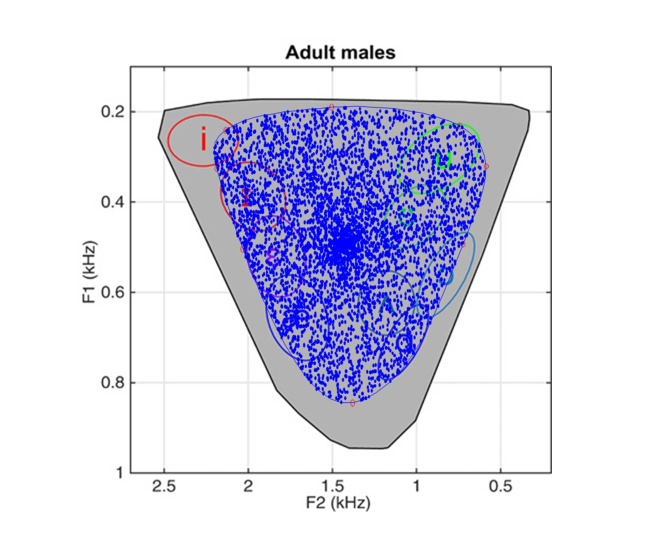
#> input picture article/Figure7.jpg, 1311 x 1094 px (shown at 1/2 size)
$ python digitize_fig7.py
#> lines starting #> are read from the running program, lines starting #| are printed output that depends on the picture; after the words box and inside, x2 and y2 are one past the last pixel; in counts of white or black regions, pixels touching at a corner belong together
"""Digitize the submitted Figure7.jpg (Boe et al. 2019 overlay).

Builds ``../data/fig7_digitized.npz`` used by :mod:`fig7_overlay`:
  * human-space envelope (black outline of the gray region),
  * 7-parameter Monte-Carlo cloud (blue pixels, subsampled),
  * axis calibration by the gridlines (F2 reversed: 328 px -> 2.5 kHz,
    168 px / 0.5 kHz; F1: 222 px -> 0.2 kHz, 181 px / 0.2 kHz).
The vowel ellipses used by fig7_overlay.py are read visually on the
original and hard-coded there.  Run once from this folder:

    python digitize_fig7.py
"""

import os

import numpy as np
from PIL import Image
from scipy import ndimage

HERE = os.path.dirname(os.path.abspath(__file__))
IMG = os.path.join(HERE, '..', 'article', 'Figure7.jpg')
OUT = os.path.join(HERE, '..', 'data', 'fig7_digitized.npz')

img = np.asarray(Image.open(IMG).convert('RGB')).astype(int)
H, W = img.shape[:2]
#> H = 1094; W = 1311
R, G, B = img[..., 0], img[..., 1], img[..., 2]
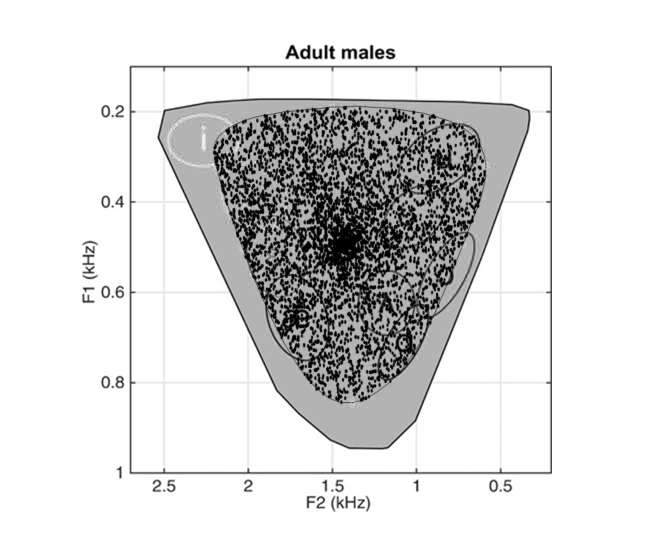
#> R: shape (1094, 1311) int64 (shown at 1/2 size); min 0, max 255, mean 219.8
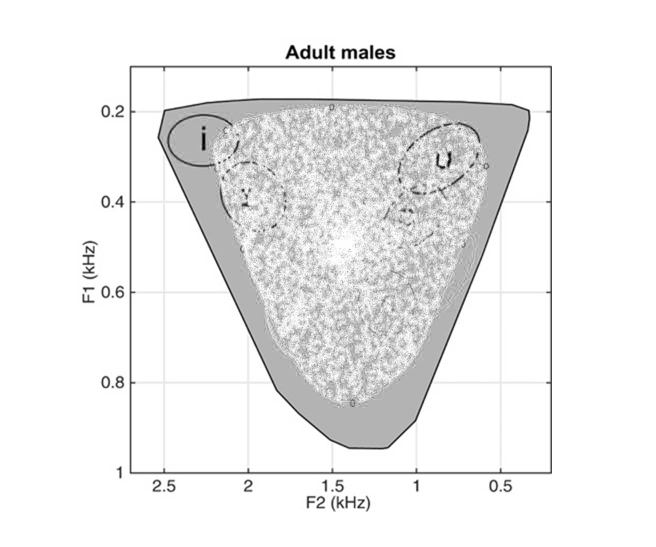
#> B: shape (1094, 1311) int64 (shown at 1/2 size); min 0, max 255, mean 237.7


def F2(x):
    return 2.5 - (x - 328) * 0.5 / 168.0


def F1(y):
    return 0.2 + (y - 222) * 0.2 / 181.0


BX0, BX1, BY0, BY1 = 265, 1099, 137, 941
out = {}

# ---- envelope: largest black component inside the box ------------------
black = (R < 90) & (G < 90) & (B < 90)
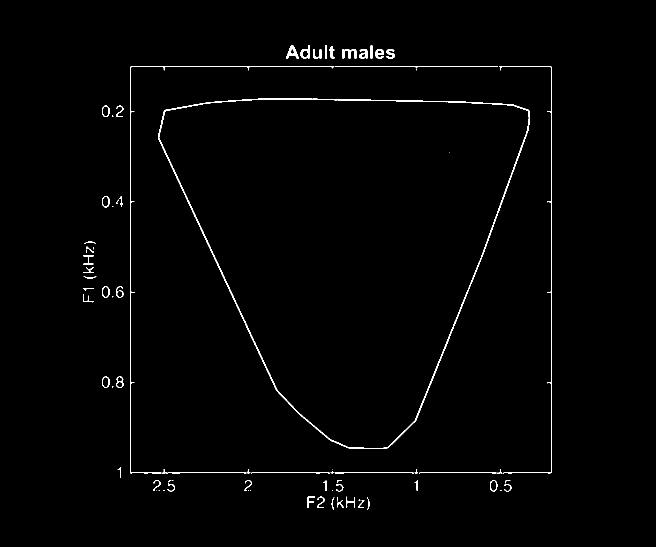
#> black: shape (1094, 1311) bool (shown at 1/2 size); 1.1% white in thin lines or dots, all inside (x1, y1, x2, y2) = (166, 91, 1104, 1020)
inner = black.copy()
inner[:BY0, :] = False
inner[BY1:, :] = False
inner[:, :BX0] = False
inner[:, BX1:] = False
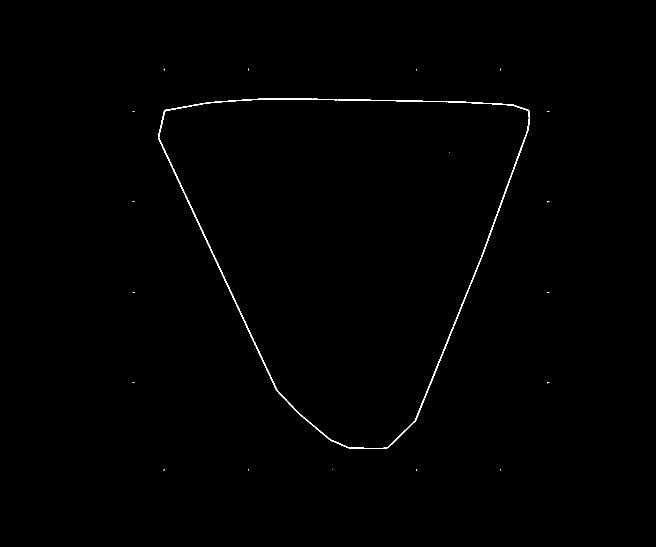
#> inner: shape (1094, 1311) bool (shown at 1/2 size); 0.42% white in thin lines or dots, all inside (x1, y1, x2, y2) = (265, 137, 1099, 941)
lab, n = ndimage.label(inner)
#> lab: shape (1094, 1311) int32; 20 distinct labels, from 0 to 19
#> n = 19
sizes = ndimage.sum(inner, lab, range(1, n + 1))
#> sizes = 19 values, max 5903 at index 4, min 1 at index 7, mean 314.5
ys, xs = np.where(lab == (np.argmax(sizes) + 1))
#> ys = 5903 values from 197 to 897; xs = 5903 values, max 1059 at index 1826, min 316 at index 2041, mean 692.1
cx, cy = xs.mean(), ys.mean()
#> cx = 692.1; cy = 472
order = np.argsort(np.arctan2(ys - cy, xs - cx))
#> order = 5903 values, max 5902 at index 4381, min 0 at index 1156, mean 2951
out['env_f2'] = F2(xs[order][::8])
out['env_f1'] = F1(ys[order][::8])

# ---- blue cloud: subsampled pixels --------------------------------------
blue = (B > 140) & (B > R + 40) & (G < B - 20)
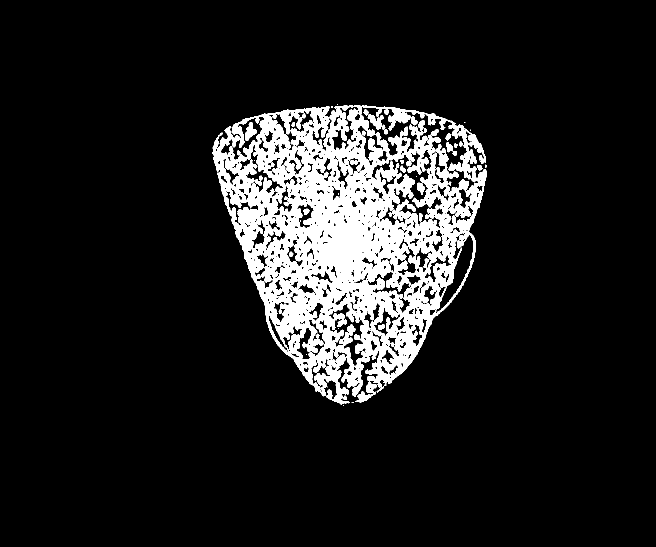
#> blue: shape (1094, 1311) bool (shown at 1/2 size); 11.3% white; 53 white regions (22 under 20 px), largest, box (x1, y1, x2, y2) and area: (425, 210, 974, 809) 158438, (735, 228, 776, 269) 616, (490, 244, 513, 281) 468
blue[:BY0, :] = False
blue[BY1:, :] = False
blue[:, :BX0] = False
blue[:, BX1:] = False
ys, xs = np.where(blue)
sel = np.random.RandomState(0).choice(len(xs),
                                      size=min(9000, len(xs)), replace=False)
#> sel = 9000 values, max 162140 at index 1056, min 17 at index 149, mean 81403.8
out['cloud_f2'] = F2(xs[sel])
out['cloud_f1'] = F1(ys[sel])

np.savez(OUT, **out)
print('written', OUT, '| envelope %d pts, cloud %d pts'
      % (len(out['env_f2']), len(out['cloud_f2'])))
#| written scripts/../data/fig7_digitized.npz | envelope 738 pts, cloud 9000 pts

$ run again, with article/Figure1.jpg copied over article/Figure7.jpg
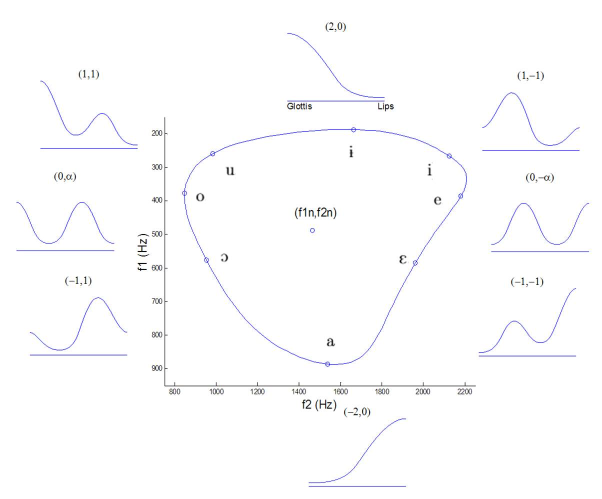
#> input picture article/Figure1.jpg, 1203 x 998 px (shown at 1/2 size)
#> R: shape (998, 1203) int64; 256 distinct labels, from 0 to 255
#> G: shape (998, 1203) int64; 256 distinct labels, from 0 to 255
#> B: shape (998, 1203) int64; 256 distinct labels, from 0 to 255
#> `black = (R < 90) & (G < 90) & (B < 90)`:
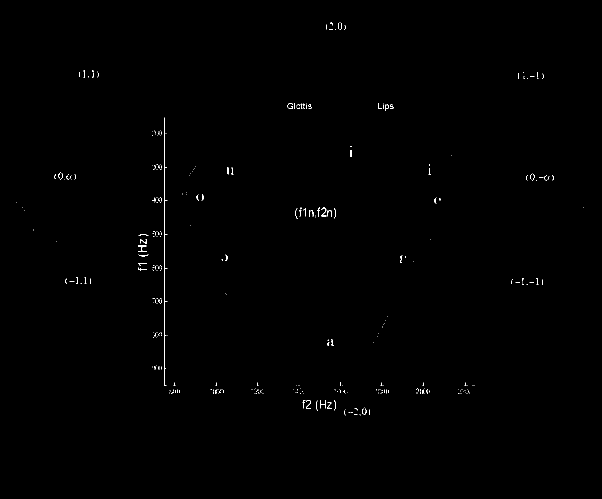
#> black: shape (998, 1203) bool (shown at 1/2 size); 0.27% white in thin lines or dots, all inside (x1, y1, x2, y2) = (33, 45, 1168, 831)
#> lab: shape (998, 1203) int32; 433 distinct labels, from 0 to 432
#> n = 432
#> sizes = 432 values, max 569 at index 46, min 1 at index 6, mean 6.76
#> `ys, xs = np.where(lab == (np.argmax(sizes) + 1))`: ys = 569 values from 235 to 771; xs = 569 values, max 334 at index 176, min 329 at index 0, mean 329.1
#> cx = 329.1; cy = 504.2
#> order = 569 values, max 568 at index 295, min 0 at index 269, mean 284
#> `blue[:, BX1:] = False`:
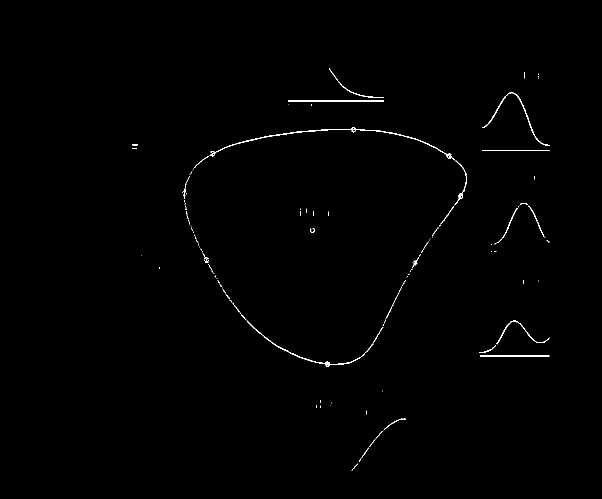
#> blue: shape (998, 1203) bool (shown at 1/2 size); 0.46% white in thin lines or dots, all inside (x1, y1, x2, y2) = (265, 137, 1099, 941)
#> `ys, xs = np.where(blue)`: ys = 5526 values from 137 to 940; xs = 5526 values, max 1098 at index 1998, min 265 at index 1924, mean 778.4
#> sel = 5526 values, max 5525 at index 3746, min 0 at index 5091, mean 2762.5
#| written scripts/../data/fig7_digitized.npz | envelope 72 pts, cloud 5526 pts

$ run again, with article/Figure2.jpg copied over article/Figure7.jpg
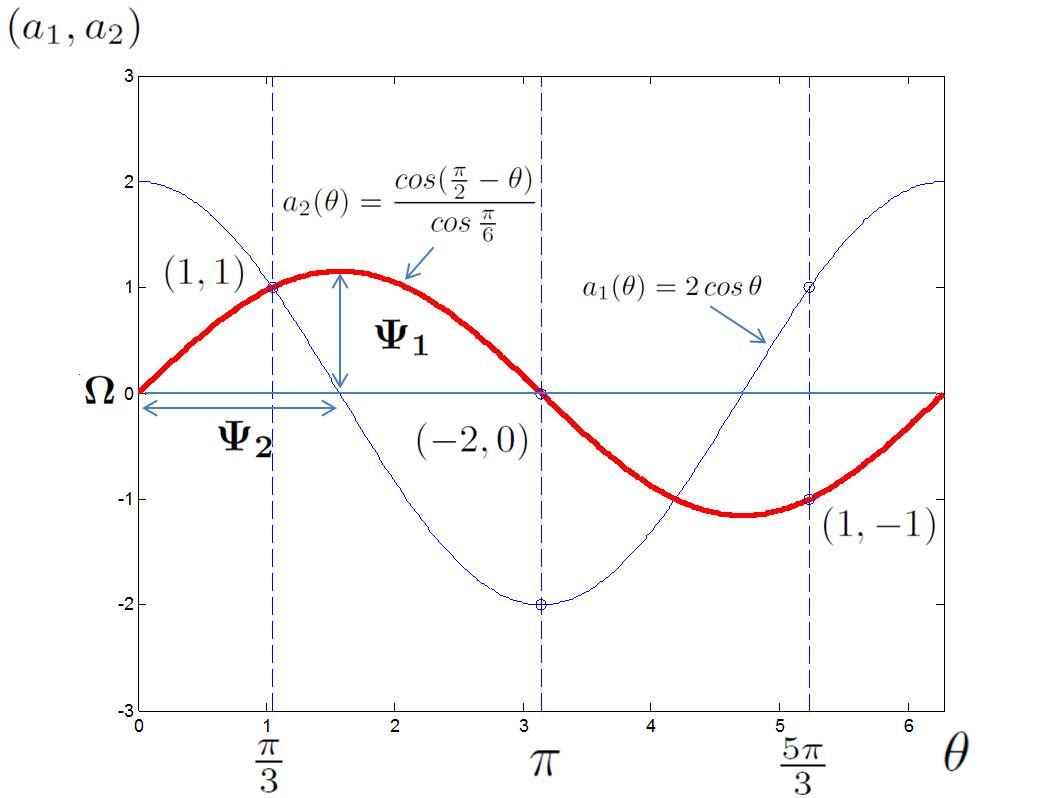
#> input picture article/Figure2.jpg, 1044 x 798 px
#> R: shape (798, 1044) int64; 256 distinct labels, from 0 to 255
#> G: shape (798, 1044) int64; 256 distinct labels, from 0 to 255
#> `R, G, B = img[..., 0], img[..., 1], img[..., 2]`:
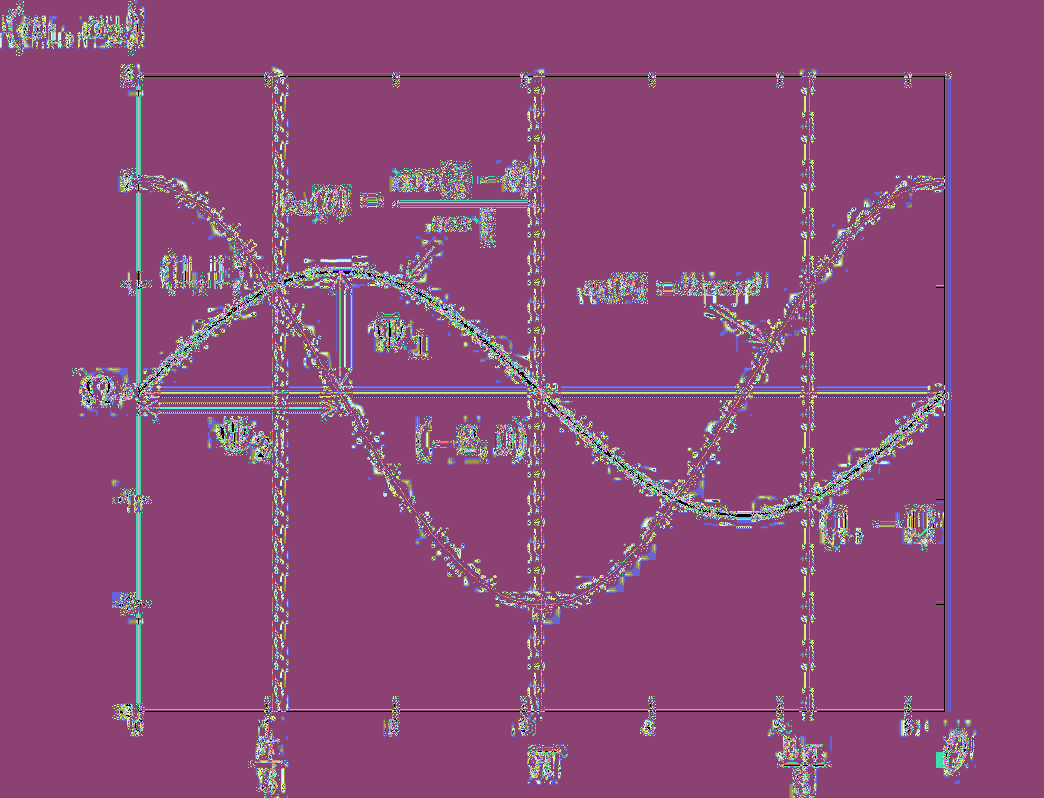
#> B: shape (798, 1044) int64; 256 distinct labels, from 0 to 255; one colour per label, 0 black
#> black: shape (798, 1044) bool; 0.96% white in thin lines or dots
#> lab: shape (798, 1044) int32; 743 distinct labels, from 0 to 742
#> n = 742
#> sizes = 742 values, max 586 at index 687, min 1 at index 1, mean 6.33
#> `ys, xs = np.where(lab == (np.argmax(sizes) + 1))`: ys = 586 values from 703 to 711; xs = 586 values, max 808 at index 585, min 265 at index 42, mean 534.6
#> cx = 534.6; cy = 710.7
#> order = 586 values, max 585 at index 42, min 0 at index 13, mean 292.5
#> `blue[:, :BX0] = False`:
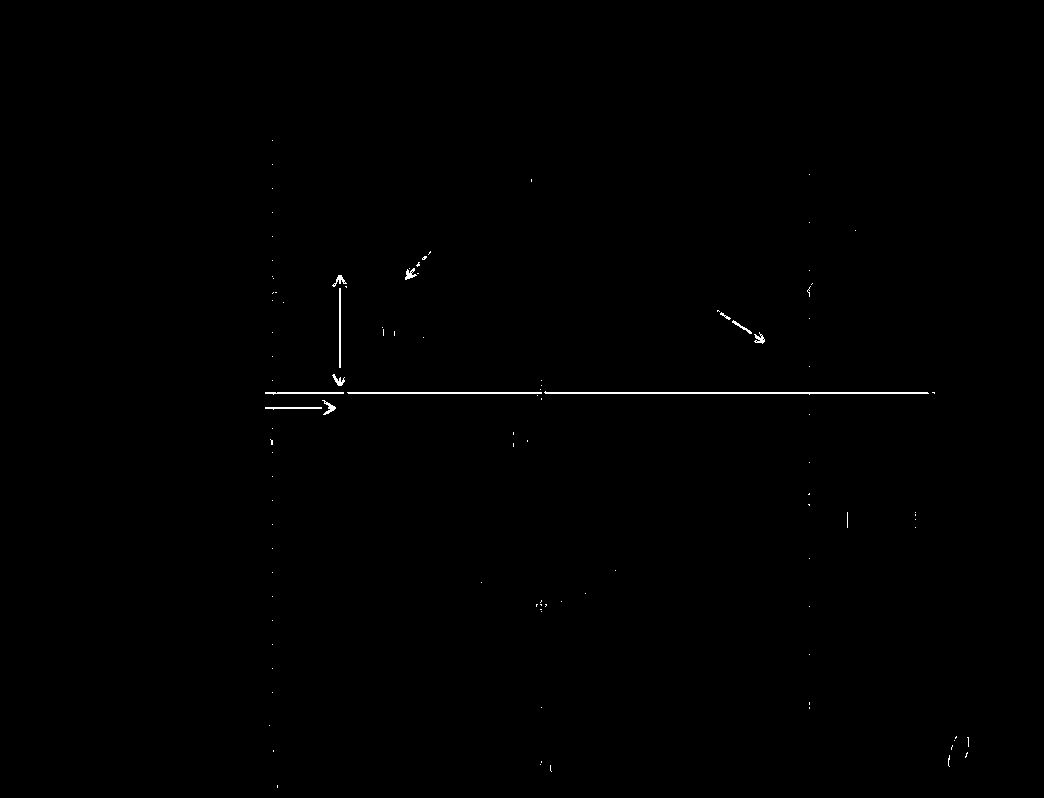
#> blue: shape (798, 1044) bool; 0.27% white in thin lines or dots, all inside (x1, y1, x2, y2) = (265, 140, 969, 788)
#> `ys, xs = np.where(blue)`: ys = 2275 values from 140 to 787; xs = 2275 values, max 968 at index 2221, min 265 at index 611, mean 545.9
#> sel = 2275 values, max 2274 at index 1390, min 0 at index 1804, mean 1137
#| written scripts/../data/fig7_digitized.npz | envelope 74 pts, cloud 2275 pts

$ run again, with article/Figure3.jpg copied over article/Figure7.jpg
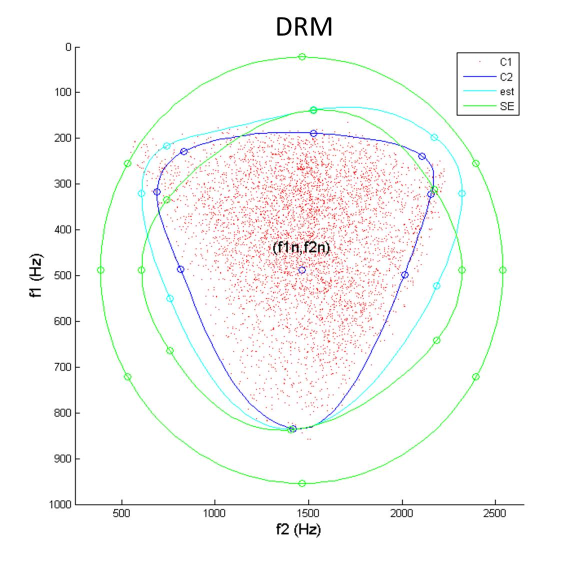
#> input picture article/Figure3.jpg, 1137 x 1132 px (shown at 1/2 size)
#> `black = (R < 90) & (G < 90) & (B < 90)`:
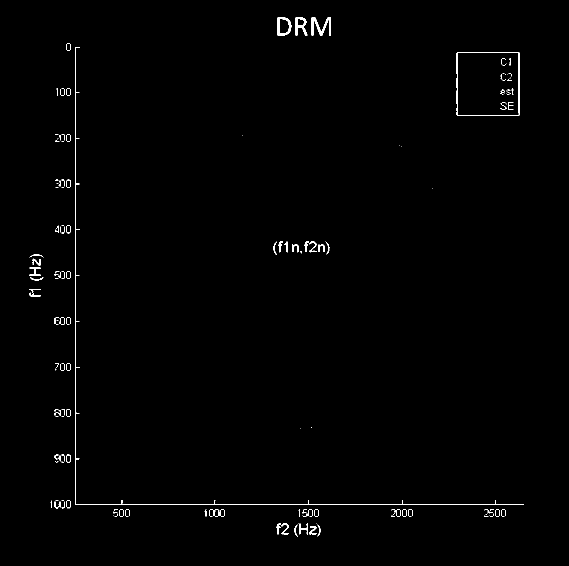
#> black: shape (1132, 1137) bool (shown at 1/2 size); 0.73% white in thin lines or dots, all inside (x1, y1, x2, y2) = (59, 35, 1048, 1074)
#> lab: shape (1132, 1137) int32; 57 distinct labels, from 0 to 56
#> n = 56
#> sizes = 56 values, max 472 at index 0, min 1 at index 3, mean 25.27
#> `ys, xs = np.where(lab == (np.argmax(sizes) + 1))`: ys = 472 values from 137 to 230; xs = 472 values, max 1038 at index 3, min 913 at index 0, mean 978.4
#> cx = 978.4; cy = 195.2
#> order = 472 values, max 471 at index 289, min 0 at index 103, mean 235.5
#> `blue = (B > 140) & (B > R + 40) & (G < B - 20)`:
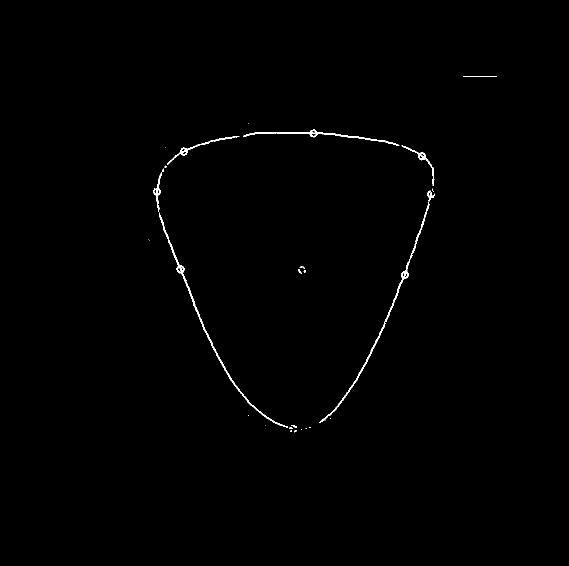
#> blue: shape (1132, 1137) bool (shown at 1/2 size); 0.46% white in thin lines or dots, all inside (x1, y1, x2, y2) = (297, 152, 993, 865)
#> `ys, xs = np.where(blue)`: ys = 5905 values from 152 to 864; xs = 5905 values, max 992 at index 65, min 297 at index 2990, mean 596.6
#> sel = 5905 values, max 5904 at index 2429, min 0 at index 5433, mean 2952
#| written scripts/../data/fig7_digitized.npz | envelope 59 pts, cloud 5905 pts
